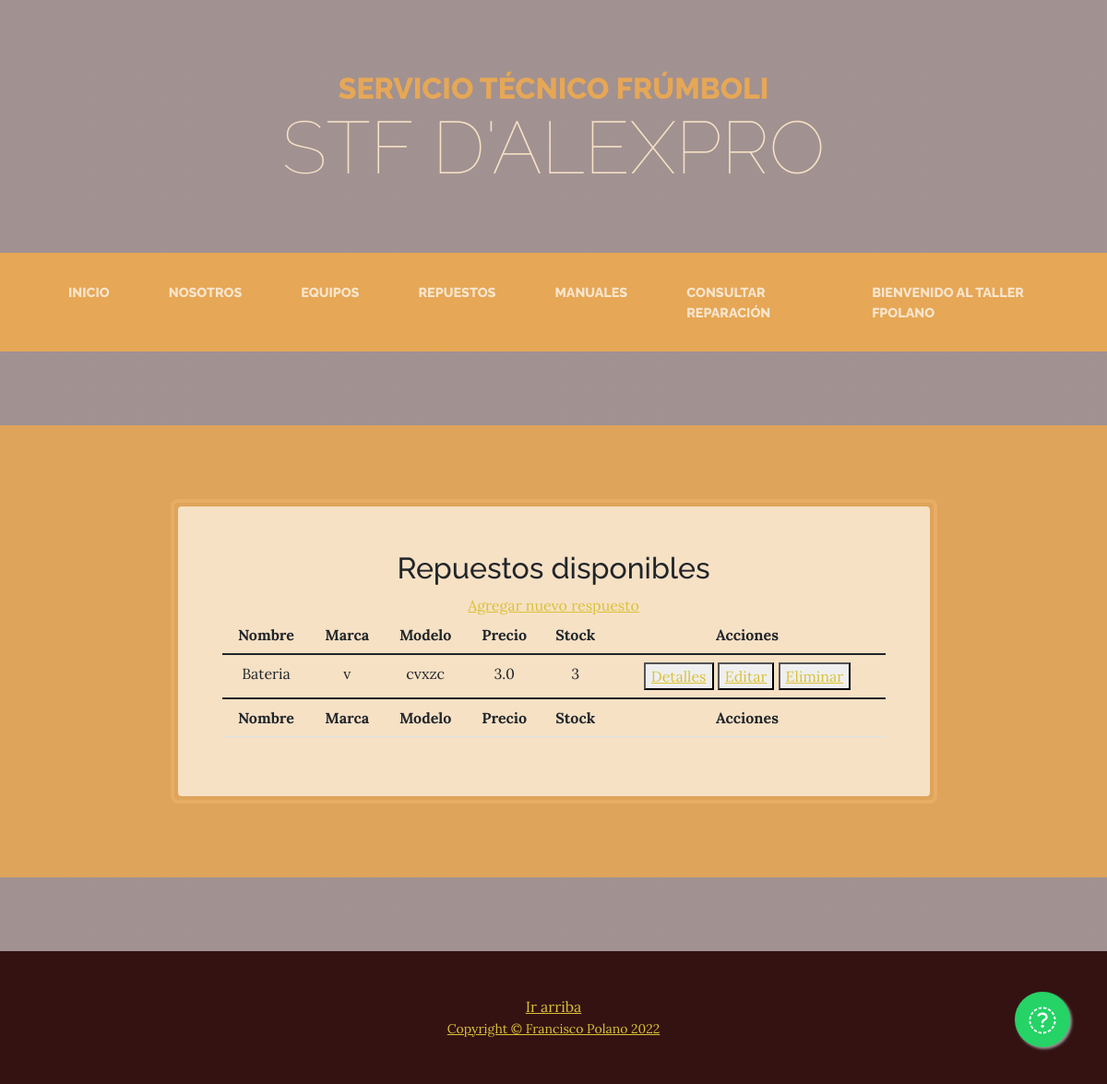
/AppSTF/repuestos (signed in), run on the app's committed database.
### AppSTF/models.py (models this page shows, shortened)
class Repuestos(models.Model):
    nombre = models.CharField(max_length=60)
    marca = models.CharField(max_length=60)
    modelo = models.CharField(max_length=60)
    precio = models.FloatField()
    stock = models.SmallIntegerField()
    foto = models.ImageField(upload_to='repuestos', default='settings.MEDIA_ROOT/repuestos/generic_repuesto.jfif')

### AppSTF/views.py (the view)
# urls.py: path('repuestos', views.repuestosLista, name="Repuestos lista"),
def repuestosLista(request):
    repuestos = Repuestos.objects.all()
    return render(request, "AppSTF/Repuestos/repuestosLista.html",{'datos':repuestos})

### AppSTF/templates/AppSTF/Repuestos/repuestosLista.html
{% extends 'AppSTF/padre.html' %}
{% load static %}
{% block cuerpo %}
<section class="page-section cta">
    <div class="container">
        <div class="row">
            <div class="col-xl-9 mx-auto">
                <div class="cta-inner bg-faded text-center rounded">
                    <h2> Repuestos disponibles </h2>
                    <a href="{% url 'Repuestos alta' %}">Agregar nuevo respuesto</a>
                    <table class="table" id="ListaRepuestos">
                        <thead>
                            <tr>
                                <th>Nombre</th>
                                <th>Marca</th>
                                <th>Modelo</th>
                                <th>Precio</th>
                                <th>Stock</th>
                                <th>Acciones</th>
                            </tr>
                        </thead>
                        <tbody>
                            {% if datos %}
                                {% for repuesto in datos %}
                                    <tr>
                                        <td>{{repuesto.nombre}}</td>
                                        <td>{{repuesto.marca}}</td>
                                        <td>{{repuesto.modelo}}</td>
                                        <td>{{repuesto.precio}}</td>
                                        <td>{{repuesto.stock}}</td>
                                        <td>
                                            <button>
                                                <a href="{% url 'Repuestos detalle' repuesto.id %}">Detalles</a>
                                            </button>
                                            {% if user.is_authenticated %}
                                            <button>
                                                <a href="{% url 'Repuestos modificacion' repuesto.id %}">Editar</a>
                                            </button>
                                            <button>
                                                <a href="{% url 'Repuestos borrar' repuesto.id %}">Eliminar</a>
                                            </button>
                                            {% endif %}
                                        </td>
                                    </tr>
                                {% endfor %}
                            {% else %}
                                <tr><td>No hay repuestos disponibles</td></tr>
                            {% endif %}
                        </tbody>
                        <tfoot>
                            <tr>
                                <th>Nombre</th>
                                <th>Marca</th>
                                <th>Modelo</th>
                                <th>Precio</th>
                                <th>Stock</th>
                                <th>Acciones</th>
                            </tr>
                        </tfoot>
                    </table>
                </div>
            </div>
        </div>
    </div>
</section>
{% endblock %}

### AppSTF/templates/AppSTF/padre.html (shortened to what this page needs)
{% load static %}
<!DOCTYPE html>
<html lang="es">
    <head>
        <link href="{%static 'AppSTF/css/styles.css' %}" rel="stylesheet" />
    </head>
    <body>
        <header>
            <h1 class="site-heading text-center text-faded d-none d-lg-block">
                <span class="site-heading-upper text-primary mb-3">Servicio Técnico Frúmboli</span>
                <span class="site-heading-lower">STF D'Alexpro</span>
            </h1>
        </header>
        <nav class="navbar navbar-expand-lg navbar-dark py-lg-4" id="mainNav">
            <div class="container">
                <div class="collapse navbar-collapse" id="navbarSupportedContent">
                    <ul class="navbar-nav mx-auto">
                        <li class="nav-item px-lg-4"><a class="nav-link text-uppercase" href="{% url 'Inicio' %}">Inicio</a></li>
                        <li class="nav-item px-lg-4"><a class="nav-link text-uppercase" href="{% url 'Nosotros' %}">Nosotros</a></li>
                        <li class="nav-item px-lg-4"><a class="nav-link text-uppercase" href="{% url 'Maquinas lista' %}">Equipos</a></li>
                        <li class="nav-item px-lg-4"><a class="nav-link text-uppercase" href="{% url 'Repuestos lista' %}">Repuestos</a></li>
                        <li class="nav-item px-lg-4"><a class="nav-link text-uppercase" href="{% url 'Manuales lista' %}">Manuales</a></li>
                        <li class="nav-item px-lg-4"><a class="nav-link text-uppercase" href="{% url 'Buscar' %}">Consultar reparación</a></li>
                        {% if user.is_authenticated %}
                        <li class="nav-item px-lg-4"><a class="nav-link text-uppercase" href="{% url 'Taller' %}">Bienvenido al taller {{user.username}}</a></li>
                        {% endif %}
                    </ul>
                </div>
            </div>
        </nav>
        {% block cuerpo %}
        {% endblock %}
        <link rel="stylesheet" href="https://maxcdn.bootstrapcdn.com/font-awesome/4.5.0/css/font-awesome.min.css">
        <a href="https://api.whatsapp.com/send?phone=5491153458372&text=Hola" class="float" target="_blank">
        <i class="fa fa-whatsapp my-float"></i>
        </a>
        <footer class="footer text-faded text-center py-5">
            <a href="#barra_navegacion"> Ir arriba </a>
            <div class="container"><p class="m-0 small"><a href="{% url 'Desarrollador' %}">Copyright &copy; Francisco Polano 2022 </a></p></div>
        </footer>
    </body>
</html>

### data on the page
Repuestos: nombre "Bateria", marca "v", modelo "cvxzc", precio "3.0", stock "3"

### other printed values
{{ user.username }} "FPOLANO"
